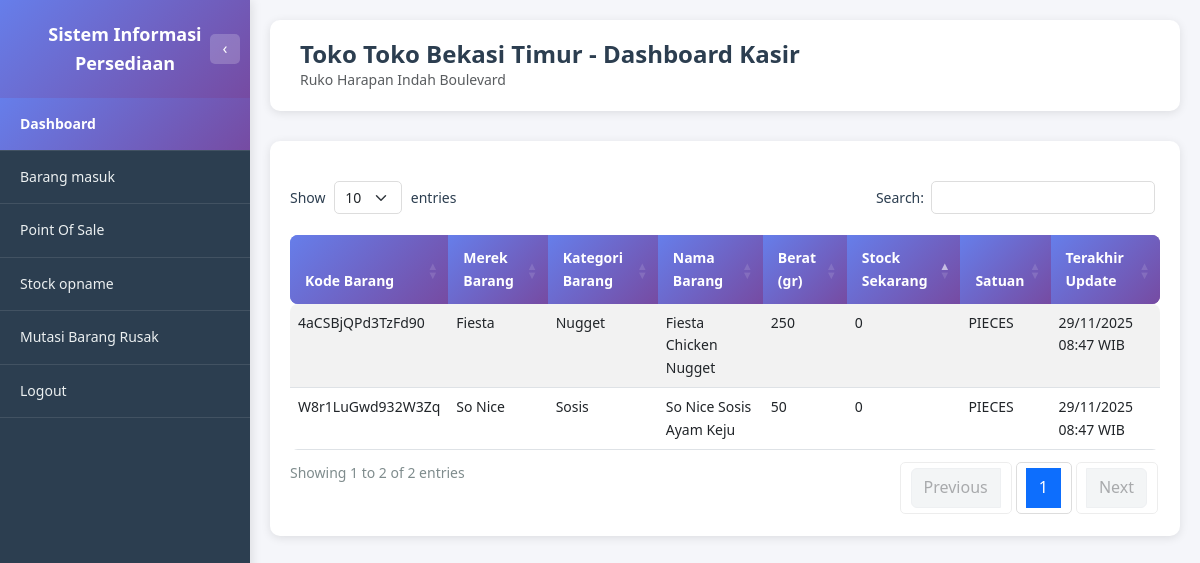
/toko/dashboard.php (signed in), run on the app's committed database.
### tables this page shows
CREATE TABLE USERS (
         ID_USERS               VARCHAR(8) NOT NULL,
         KD_LOKASI              VARCHAR(8),
         NAMA                   VARCHAR(256),
         USERNAME               VARCHAR(256),
         PASSWORD               VARCHAR(256),
         STATUS                 ENUM('AKTIF', 'TIDAK AKTIF'),
         PRIMARY KEY (ID_USERS)
      );

CREATE TABLE MASTER_LOKASI (
         KD_LOKASI            VARCHAR(8) NOT NULL,
         NAMA_LOKASI          VARCHAR(256),
         TYPE_LOKASI          ENUM('gudang', 'toko'),
         ALAMAT_LOKASI        VARCHAR(256),
         MAX_STOCK_TOTAL      INT,
         SATUAN               ENUM('PIECES', 'DUS'),
         STATUS               ENUM('AKTIF', 'TIDAK AKTIF'),
         PRIMARY KEY (KD_LOKASI)
      );

CREATE TABLE STOCK (
         KD_BARANG              VARCHAR(16) NOT NULL,
         KD_LOKASI              VARCHAR(8) NOT NULL,
         UPDATED_BY             VARCHAR(8),
         JUMLAH_BARANG          INT,
         JUMLAH_MIN_STOCK       INT,
         JUMLAH_MAX_STOCK       INT,
         SATUAN                 ENUM('PIECES', 'DUS'),
         LAST_UPDATED           TIMESTAMP DEFAULT CURRENT_TIMESTAMP ON UPDATE CURRENT_TIMESTAMP,
         PRIMARY KEY (KD_BARANG, KD_LOKASI)
      );

CREATE TABLE MASTER_BARANG (
         KD_BARANG                    VARCHAR(16) NOT NULL,
         KD_KATEGORI_BARANG           VARCHAR(8),
         KD_SUPPLIER                  VARCHAR(8),
         KD_MEREK_BARANG              VARCHAR(8),
         NAMA_BARANG                  VARCHAR(256),
         BERAT                        INT,
         AVG_HARGA_BELI_PIECES        DECIMAL(20,2),
         HARGA_JUAL_BARANG_PIECES     DECIMAL(20,2),
         SATUAN_PERDUS                INT,
         GAMBAR_BARANG                VARCHAR(512),
         LAST_UPDATED                 TIMESTAMP DEFAULT CURRENT_TIMESTAMP ON UPDATE CURRENT_TIMESTAMP,
         STATUS                       ENUM('AKTIF', 'TIDAK AKTIF'),
         PRIMARY KEY (KD_BARANG)
      );

### toko/dashboard.php (the view, shortened to what this page needs)
<?php
require_once '../dbconnect.php';
$user_id = $_SESSION['user_id'];
$query_user = "SELECT u.ID_USERS, u.KD_LOKASI, ml.NAMA_LOKASI
               FROM USERS u
               LEFT JOIN MASTER_LOKASI ml ON u.KD_LOKASI = ml.KD_LOKASI
               WHERE u.ID_USERS = ?";
$stmt_user = $conn->prepare($query_user);
$stmt_user->bind_param("s", $user_id);
$stmt_user->execute();
$result_user = $stmt_user->get_result();
$user_data = $result_user->fetch_assoc();
$kd_lokasi = $user_data['KD_LOKASI'];
$nama_lokasi = $user_data['NAMA_LOKASI'] ?? 'Toko';
$query_alamat = "SELECT ALAMAT_LOKASI FROM MASTER_LOKASI WHERE KD_LOKASI = ?";
$stmt_alamat = $conn->prepare($query_alamat);
$stmt_alamat->bind_param("s", $kd_lokasi);
$stmt_alamat->execute();
$result_alamat = $stmt_alamat->get_result();
$alamat_lokasi = $result_alamat->num_rows > 0 ? $result_alamat->fetch_assoc()['ALAMAT_LOKASI'] : '';
$query_stock = "SELECT
                    s.KD_BARANG,
                    mb.NAMA_BARANG,
                    mb.BERAT,
                    COALESCE(mm.NAMA_MEREK, '-') as NAMA_MEREK,
                    COALESCE(mk.NAMA_KATEGORI, '-') as NAMA_KATEGORI,
                    s.JUMLAH_BARANG as STOCK_SEKARANG,
                    s.SATUAN,
                    s.LAST_UPDATED
                FROM STOCK s
                INNER JOIN MASTER_BARANG mb ON s.KD_BARANG = mb.KD_BARANG
                LEFT JOIN MASTER_MEREK mm ON mb.KD_MEREK_BARANG = mm.KD_MEREK_BARANG
                LEFT JOIN MASTER_KATEGORI_BARANG mk ON mb.KD_KATEGORI_BARANG = mk.KD_KATEGORI_BARANG
                WHERE s.KD_LOKASI = ?
                ORDER BY s.JUMLAH_BARANG ASC";
$stmt_stock = $conn->prepare($query_stock);
$stmt_stock->bind_param("s", $kd_lokasi);
$stmt_stock->execute();
$result_stock = $stmt_stock->get_result();
function formatTanggalWaktu($tanggal) {
    $date = new DateTime($tanggal);
    return $date->format('d/m/Y H:i') . ' WIB';
}
?>
<!DOCTYPE html>
<html lang="id">
<head>
    <link href="https://cdn.jsdelivr.net/npm/bootstrap@5.3.0/dist/css/bootstrap.min.css" rel="stylesheet">
    <link href="https://cdn.datatables.net/1.13.7/css/dataTables.bootstrap5.min.css" rel="stylesheet">
    <link href="../assets/css/style.css" rel="stylesheet">
</head>
<body class="dashboard-body">
    <?php include 'includes/sidebar.php'; ?>
    <div class="main-content">
        <div class="page-header">
            <h1 class="page-title">Toko <?php echo htmlspecialchars($nama_lokasi); ?> - Dashboard Kasir</h1>
            <?php if (!empty($alamat_lokasi)): ?>
                <p class="text-muted mb-0"><?php echo htmlspecialchars($alamat_lokasi); ?></p>
            <?php endif; ?>
        </div>
        <div class="table-section" style="width: 100%;">
            <div class="table-responsive" style="width: 100%;">
                <table id="tableStock" class="table table-custom table-striped table-hover" style="width: 100%;">
                    <thead>
                        <tr>
                            <th>Kode Barang</th>
                            <th>Merek Barang</th>
                            <th>Kategori Barang</th>
                            <th>Nama Barang</th>
                            <th>Berat (gr)</th>
                            <th>Stock Sekarang</th>
                            <th>Satuan</th>
                            <th>Terakhir Update</th>
                        </tr>
                    </thead>
                    <tbody>
                        <?php if ($result_stock && $result_stock->num_rows > 0): ?>
                            <?php while ($row = $result_stock->fetch_assoc()): ?>
                                <tr>
                                    <td><?php echo htmlspecialchars($row['KD_BARANG']); ?></td>
                                    <td><?php echo htmlspecialchars($row['NAMA_MEREK']); ?></td>
                                    <td><?php echo htmlspecialchars($row['NAMA_KATEGORI']); ?></td>
                                    <td><?php echo htmlspecialchars($row['NAMA_BARANG']); ?></td>
                                    <td><?php echo number_format($row['BERAT'], 0, ',', '.'); ?></td>
                                    <td><?php echo number_format($row['STOCK_SEKARANG'], 0, ',', '.'); ?></td>
                                    <td><?php echo htmlspecialchars($row['SATUAN']); ?></td>
                                    <td><?php echo formatTanggalWaktu($row['LAST_UPDATED']); ?></td>
                                </tr>
                            <?php endwhile; ?>
                        <?php else: ?>
                            <tr>
                                <td colspan="8" class="text-center text-muted">Tidak ada data stock</td>
                            </tr>
                        <?php endif; ?>
                    </tbody>
                </table>
            </div>
        </div>
    </div>
</body>
</html>

### assets/css/style.css (style rules this page uses)
* { margin: 0; padding: 0; box-sizing: border-box; }
:root { --font-family-primary: 'Segoe UI', Tahoma, Geneva, Verdana, sans-serif; --font-size-base: 14px; --font-size-small: 12px; --font-size-large: 16px; --font-size-title: 24px; --font-size-heading: 18px; --font-weight-normal: 400; --font-weight-medium: 500; --font-weight-bold: 600; }
body { font-family: var(--font-family-primary); font-size: var(--font-size-base); line-height: 1.6; }
:root { --color-primary: #667eea; --color-primary-dark: #764ba2; --color-primary-gradient: linear-gradient(135deg, #667eea 0%, #764ba2 100%); --color-text-primary: #2c3e50; --color-text-secondary: #7f8c8d; --color-text-muted: #666; --color-text-light: #ecf0f1; --color-bg-primary: #f5f6fa; --color-bg-secondary: #ffffff; --color-bg-dark: #2c3e50; --color-bg-gradient: linear-gradient(135deg, #667eea 0%, #764ba2 100%); --color-border: #ddd; --color-border-light: #ecf0f1; --color-success: #27ae60; --color-warning: #f39c12; --color-danger: #e74c3c; --color-info: #3498db; --shadow-sm: 0 2px 10px rgba(0, 0, 0, 0.1); --shadow-md: 0 4px 15px rgba(0, 0, 0, 0.1); --shadow-lg: 0 10px 40px rgba(0, 0, 0, 0.2); }
body { background: var(--color-bg-gradient); min-height: 100vh; }
body.dashboard-body { background: var(--color-bg-primary); }
.main-content { margin-left: 250px; min-height: 100vh; background: var(--color-bg-primary); padding: 20px; transition: margin-left 0.3s ease; width: calc(100% - 250px); box-sizing: border-box; }
.page-header { background: var(--color-bg-secondary); padding: 20px 30px; border-radius: 10px; margin-bottom: 30px; box-shadow: var(--shadow-sm); }
.page-title { font-size: var(--font-size-title); font-weight: var(--font-weight-bold); color: var(--color-text-primary); margin: 0; }
.table-custom { border-radius: 8px; overflow: hidden; }
.table-custom thead { background: var(--color-primary-gradient); color: white; }
.table-custom thead th { border: none; padding: 12px 15px; font-weight: var(--font-weight-bold); }
.table-custom tbody tr { transition: background-color 0.2s; }
.table-section { background: var(--color-bg-secondary); padding: 20px; border-radius: 10px; margin-bottom: 30px; box-shadow: var(--shadow-sm); width: 100%; box-sizing: border-box; }
.table-section .table-responsive { width: 100%; overflow-x: auto; }
.table-section table { width: 100% !important; table-layout: auto; }
.dataTables_wrapper .table-custom { margin-top: 0; width: 100% !important; }
.dataTables_wrapper .table-custom thead th { background: var(--color-primary-gradient); color: white; border: none; padding: 12px 15px; font-weight: var(--font-weight-bold); }

### data on the page
users: KD_LOKASI.NAMA_LOKASI "Toko Bekasi Timur"
master_lokasi: ALAMAT_LOKASI "Ruko Harapan Indah Boulevard"
stock: KD_BARANG "4aCSBjQPd3TzFd90", NAMA_MEREK "Fiesta", NAMA_KATEGORI "Nugget", KD_BARANG.NAMA_BARANG "Fiesta Chicken Nugget", KD_BARANG.BERAT "250", JUMLAH_BARANG "0", SATUAN "PIECES", LAST_UPDATED "29/11/2025 08:47 WIB"
stock: KD_BARANG "W8r1LuGwd932W3Zq", NAMA_MEREK "So Nice", NAMA_KATEGORI "Sosis", KD_BARANG.NAMA_BARANG "So Nice Sosis Ayam Keju", KD_BARANG.BERAT "50", JUMLAH_BARANG "0", SATUAN "PIECES", LAST_UPDATED "29/11/2025 08:47 WIB"
